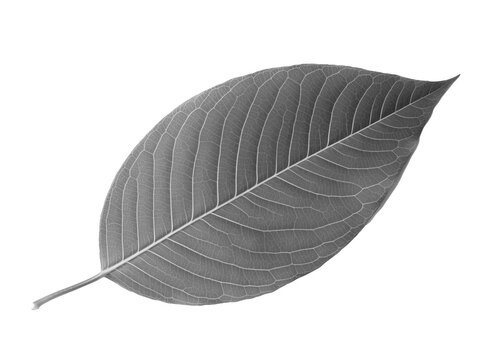
//> input picture srivani/cpp_assignments/ImageProcessing/build/Debug/output_gray.jpg, 478 x 360 px, given in place of Leaf.jpg, which was not available
$ ./main   (built with g++ and OpenCV 4)
//> lines starting //> are read from the running program, lines starting //| are printed output that depends on the picture; after the words box and inside, x2 and y2 are one past the last pixel; in counts of white or black regions, pixels touching at a corner belong together; pictures that were not available may be replaced by others from this repository, and a replacement may not be noted
### srivani/cpp_assignments/ImageProcessing/include/EdgeDetection.h
#ifndef EDGEDETECTION_H
#define EDGEDETECTION_H

#include <opencv2/opencv.hpp>

cv::Mat applyEdgeDetection(const cv::Mat& inputImage, double lowThreshold, double highThreshold);

#endif // EDGEDETECTION_H

### srivani/cpp_assignments/ImageProcessing/include/ImageBlur.h
#ifndef IMAGEBLUR_H
#define IMAGEBLUR_H

#include <opencv2/opencv.hpp>
#include <string>

cv::Mat applyGaussianBlur(const cv::Mat& inputImage, int kernelSize);

#endif // IMAGEBLUR_H

### srivani/cpp_assignments/ImageProcessing/include/RandomHorizontalShift.h
#ifndef RANDOMHORIZONTALSHIFT_H
#define RANDOMHORIZONTALSHIFT_H

#include <opencv2/opencv.hpp>
#include <cstdlib>  // For rand()

cv::Mat randomHorizontalShift(const cv::Mat& inputImage, int maxShift);

#endif // RANDOMHORIZONTALSHIFT_H

### srivani/cpp_assignments/ImageProcessing/include/RandomCrop.h
#ifndef RANDOMCROP_H
#define RANDOMCROP_H

#include <opencv2/opencv.hpp>
#include <cstdlib>  // For rand()

cv::Mat randomCrop(const cv::Mat& inputImage, int cropWidth, int cropHeight);

#endif // RANDOMCROP_H

### srivani/cpp_assignments/ImageProcessing/include/GrayscaleConversion.h
#ifndef GRAYSCALECONVERSION_H
#define GRAYSCALECONVERSION_H

#include <string>
#include <opencv2/opencv.hpp>

void convertToGrayscale(const std::string& imagePath, const std::string& outputPath);

#endif // GRAYSCALECONVERSION_H

### srivani/cpp_assignments/ImageProcessing/src/randomhorizontal.cpp
#include "RandomHorizontalShift.h"
#include <opencv2/opencv.hpp>  // Ensure OpenCV headers are included for image display

cv::Mat randomHorizontalShift(const cv::Mat& inputImage, int maxShift) {
    // Ensure the shift does not exceed image dimensions
    if (maxShift >= inputImage.cols) {
        throw std::runtime_error("Shift value is larger than image width");
    }

    // Generate a random shift value between -maxShift and +maxShift
    int shift = rand() % (2 * maxShift + 1) - maxShift;  // Include zero shift in the range

    cv::Mat shiftedImage;

    // If the shift is positive, shift right; otherwise, shift left
    if (shift > 0) {
        cv::Rect shiftRegion(shift, 0, inputImage.cols - shift, inputImage.rows);
        cv::Mat croppedImage = inputImage(shiftRegion);
        cv::Mat paddingImage(inputImage.rows, shift, inputImage.type(), cv::Scalar(0, 0, 0));
        cv::hconcat(paddingImage, croppedImage, shiftedImage);
    } else {
        cv::Rect shiftRegion(0, 0, inputImage.cols + shift, inputImage.rows);
        cv::Mat croppedImage = inputImage(shiftRegion);
        cv::Mat paddingImage(inputImage.rows, -shift, inputImage.type(), cv::Scalar(0, 0, 0));
        cv::hconcat(croppedImage, paddingImage, shiftedImage);
    }

    return shiftedImage;
}

### srivani/cpp_assignments/ImageProcessing/src/grayscale.cpp
#include "GrayscaleConversion.h"
#include <opencv2/opencv.hpp>

void convertToGrayscale(const std::string& imagePath, const std::string& outputPath) {
//> called with outputPath = "output_gray.jpg"
    cv::Mat image = cv::imread(imagePath);
//> image is the input picture: 360 rows x 478 cols, CV_8UC3; min 31, max 255, mean 207.3
    if (image.empty()) {
        throw std::runtime_error("Failed to load image from path: " + imagePath);
    }

    cv::Mat grayImage;
    cv::cvtColor(image, grayImage, cv::COLOR_BGR2GRAY);

    // Save the grayscale image
    cv::imwrite(outputPath, grayImage);
}

### srivani/cpp_assignments/ImageProcessing/src/edgedetection.cpp
#include "EdgeDetection.h"
#include <opencv2/opencv.hpp>

cv::Mat applyEdgeDetection(const cv::Mat& inputImage, double lowThreshold, double highThreshold) {
    cv::Mat edges;

    // Convert the image to grayscale if it's not already
    if (inputImage.channels() == 3) {
        cv::cvtColor(inputImage, edges, cv::COLOR_BGR2GRAY);
    } else {
        edges = inputImage.clone();
    }

    // Apply Gaussian blur to reduce noise and improve edge detection
    cv::GaussianBlur(edges, edges, cv::Size(5, 5), 1.5);

    // Use the Canny edge detector
    cv::Canny(edges, edges, lowThreshold, highThreshold);

    return edges;
}

### srivani/cpp_assignments/ImageProcessing/src/imageblur.cpp
#include "ImageBlur.h"
#include <opencv2/opencv.hpp>

cv::Mat applyGaussianBlur(const cv::Mat& inputImage, int kernelSize) {
    if (kernelSize % 2 == 0) {
        kernelSize++;  // Ensure kernel size is odd
    }

    cv::Mat blurredImage;
    cv::GaussianBlur(inputImage, blurredImage, cv::Size(kernelSize, kernelSize), 0);
    return blurredImage;
}

### srivani/cpp_assignments/ImageProcessing/src/randomcrop.cpp
#include "RandomCrop.h"
#include <opencv2/opencv.hpp>  // Make sure to include OpenCV headers for displaying images

cv::Mat randomCrop(const cv::Mat& inputImage, int cropWidth, int cropHeight) {
//> called with cropWidth = 350, cropHeight = 150
    int maxX = inputImage.cols - cropWidth;
//> maxX = 128
    int maxY = inputImage.rows - cropHeight;
//> maxY = 210

    // Ensure the crop area fits within the image
    if (maxX < 0 || maxY < 0) {
        throw std::runtime_error("Crop size is larger than the input image dimensions");
    }

    // Generate random starting points for the crop, ensuring they are within the bounds
    int startX = rand() % (maxX + 1);  // Ensure startX is within bounds
    int startY = rand() % (maxY + 1);  // Ensure startY is within bounds

    // Crop the image and return
    cv::Rect cropRegion(startX, startY, cropWidth, cropHeight);
    cv::Mat croppedImage = inputImage(cropRegion);
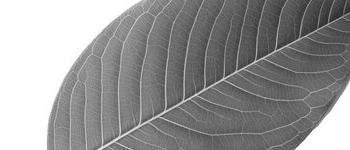
//> croppedImage: 150 rows x 350 cols, CV_8UC3; min 36, max 255, mean 147.9

    return croppedImage;
}

### srivani/cpp_assignments/ImageProcessing/main.cpp
#include <iostream>
#include "GrayscaleConversion.h"
#include "RandomCrop.h"
#include "RandomHorizontalShift.h"
#include "ImageBlur.h"  // Include the blur header file
#include "EdgeDetection.h"
#include <opencv2/opencv.hpp>

int main() {
    try {
        // Define input and output image paths
        std::string inputImagePath = "C:/Users/7501/Desktop/ImageProcessing/Leaf.jpg";  // Replace with your input image path
        std::string outputImagePath = "output_gray.jpg";  // Replace with your desired output path

        // Call the grayscale conversion function
        convertToGrayscale(inputImagePath, outputImagePath);

        std::cout << "Grayscale conversion successful! Output saved to " << outputImagePath << std::endl;

        // Load the image for random crop and horizontal shift
        cv::Mat image = cv::imread(inputImagePath);
        if (image.empty()) {
            throw std::runtime_error("Failed to load image from path: " + inputImagePath);
        }

        // Apply grayscale conversion
        cv::Mat grayImage;
        cv::cvtColor(image, grayImage, cv::COLOR_BGR2GRAY);

        // Show the grayscale image
        cv::imshow("Grayscale Image", grayImage);
        cv::waitKey(0);

        // Apply random crop (e.g., 100x100)
        cv::Mat croppedImage = randomCrop(image, 350, 150);
        cv::imshow("Random Crop", croppedImage);
        cv::waitKey(0);

        // Apply random horizontal shift (e.g., maximum shift of 50 pixels)
        cv::Mat shiftedImage = randomHorizontalShift(image, 50);
//> in randomHorizontalShift, `cv::Mat croppedImage = inputImage(shiftRegion);`:
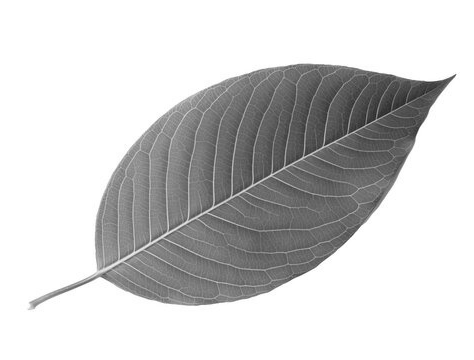
//> croppedImage: 360 rows x 474 cols, CV_8UC3; min 31, max 255, mean 206.9
        cv::imshow("Random Horizontal Shift", shiftedImage);
        cv::waitKey(0);

        // Apply Gaussian blur (e.g., kernel size of 5)
        cv::Mat blurredImage = applyGaussianBlur(image, 35);
//> in applyGaussianBlur, `cv::GaussianBlur(inputImage, blurredImage, cv::Size(kernelSize, kernel..`:
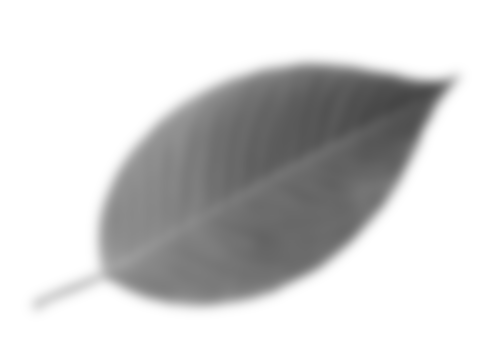
//> blurredImage: 360 rows x 478 cols, CV_8UC3; min 69, max 255, mean 207.3
        cv::imshow("Blurred Image", blurredImage);
        cv::waitKey(0);

         // Apply edge detection with custom thresholds (e.g., 50 and 150)
        cv::Mat edgeImage = applyEdgeDetection(image, 50, 150);
//> in applyEdgeDetection, `cv::Canny(edges, edges, lowThreshold, highThreshold);`:
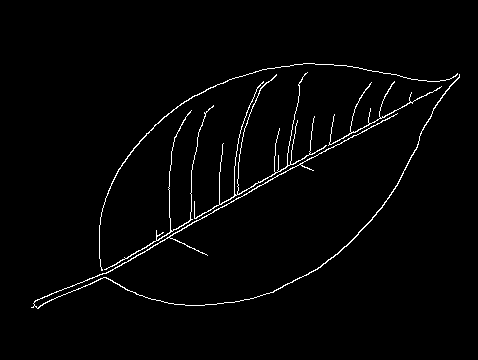
//> edges: 360 rows x 478 cols, CV_8UC1; 1.9% white in thin lines or dots, all inside (x1, y1, x2, y2) = (31, 63, 460, 309)
        cv::imshow("Edge Detection", edgeImage);
        cv::waitKey(0);

    } catch (const std::exception& e) {
        std::cerr << "Error: " << e.what() << std::endl;
    }

    return 0;
}
